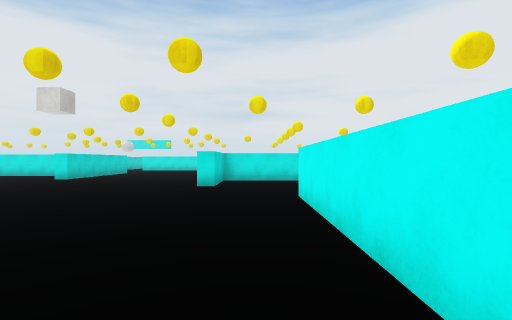
[1] (above)

16 first-person views from a walk through a scene from a Unity 3-D project. The camera is 1.5 m above the floor, looks level and sees 85° across. The floor is counted in squares, 2 m on a side. Each view is taken from the middle of a square. On the plan, view 1 faces up. The plan holds only what a view shows up to about 10 squares ahead; the rest is blank. The place goes on beyond the plan. Surface patterns are stand-ins for the level's own textures.

[2]
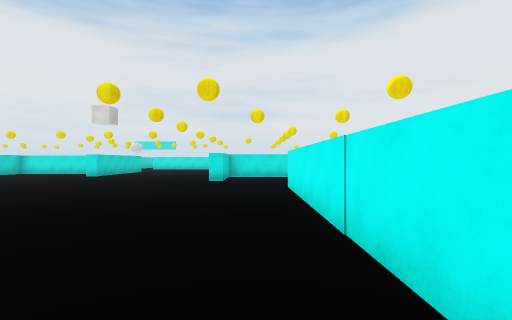

[3]
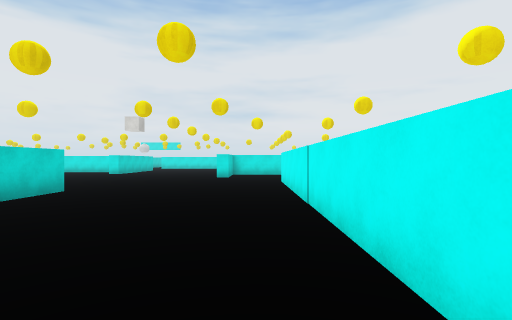

[4]
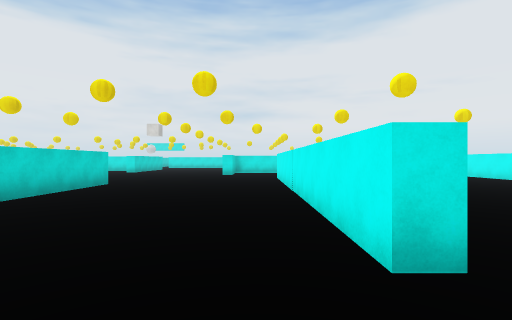

[5]
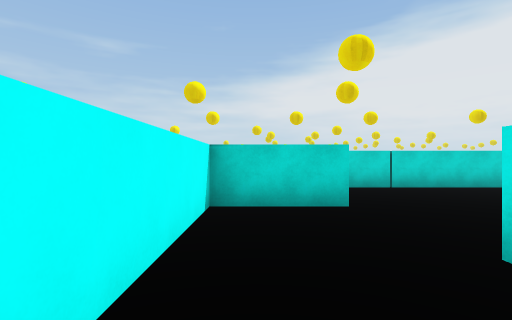

[6]
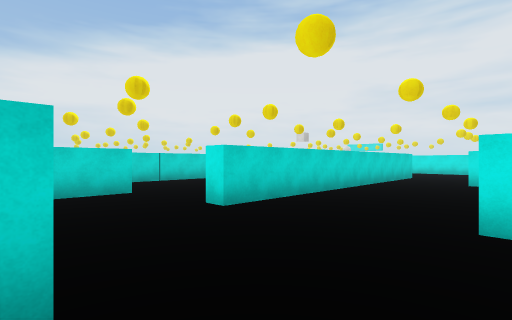

[7]
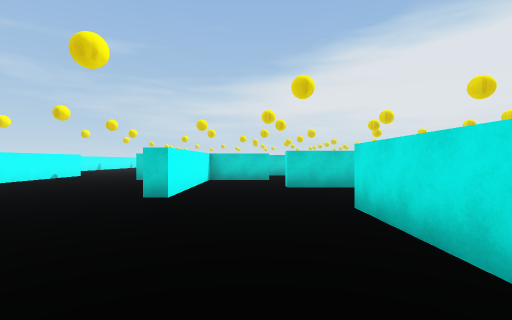

[8]
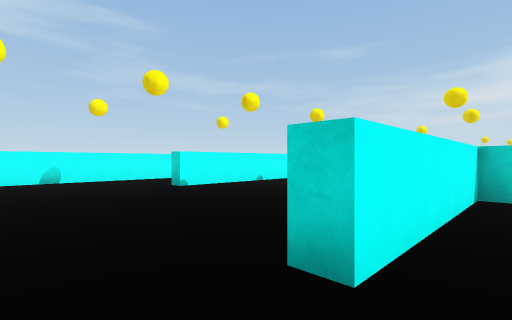

[9]
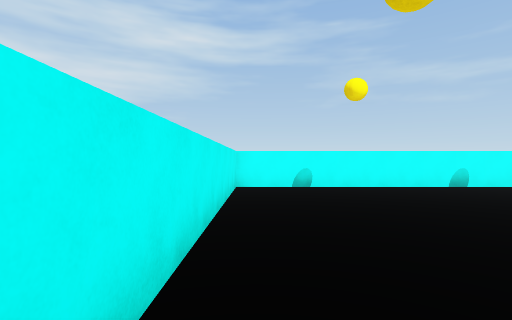

[10]
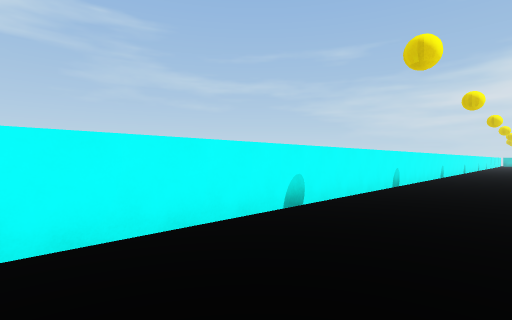

[11]
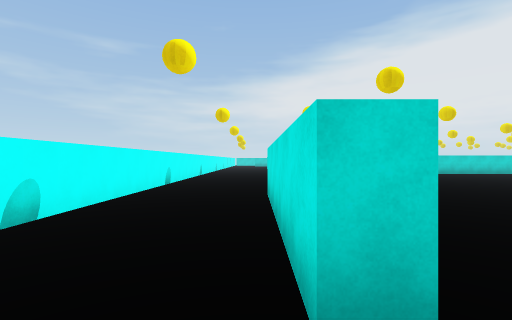

[12]
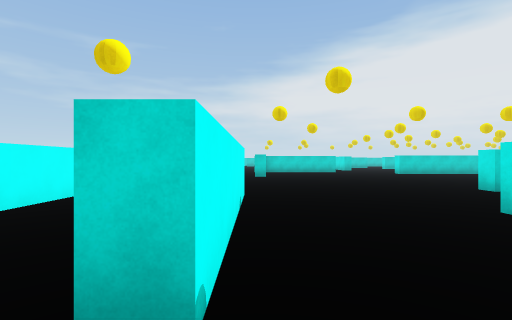

[13]
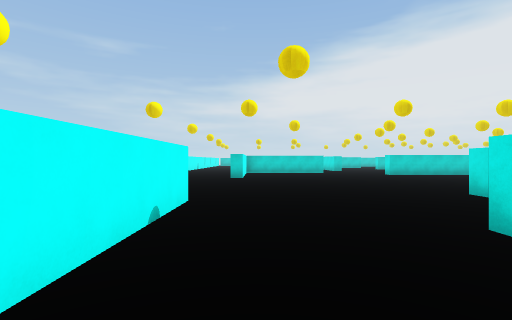

[14]
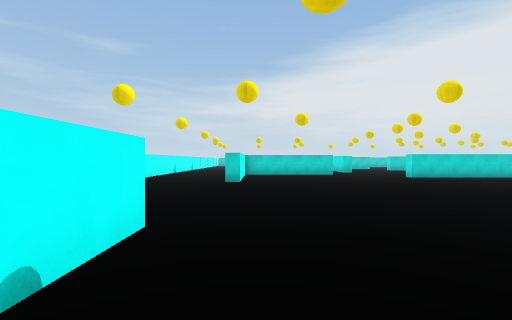

[15]
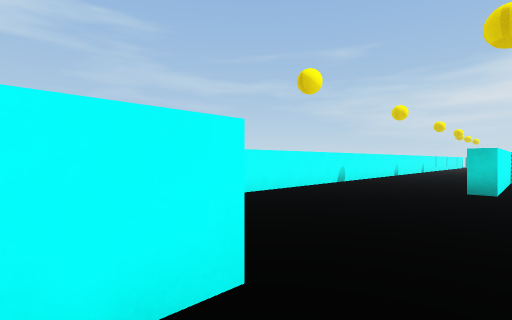

[16]
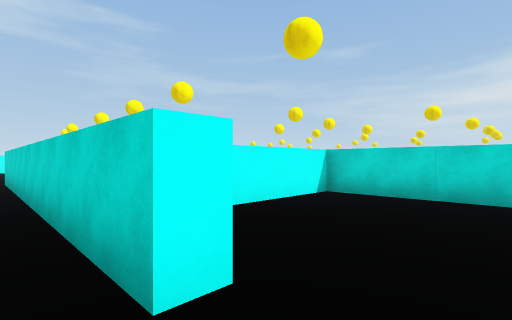

### Floor plan
Points are (right, up) in squares from view 1. A wall is a line through its corners. A room is listed if a view was taken in it or the views show most of it. See-through windows are left out.
Room 1 (views 1, 2, 3, 4, 16)
walls: (-5.1, 2.7) (-4.6, 2.7) (-4.6, -3.5); (-1.2, 9.9) (-1.2, 8) (-1.8, 8); (-10, 3.8) (-10, 0.5) (-7, 0.5); (-1.5, -4.5) (-1.5, -6.7) (0.5, -6.7); (0.9, -4.1) (0.9, 5.8)
ways out: opening at (-3.5, -4) to room 2; opening at (1, -5.5) to room 2
Room 2 (views 5, 6, 7, 8, 9, 10, 11, 12, 13, 14, 15)
walls: (-4.6, -3.5) (-4.6, -7.3) (-5.1, -7.3); (0.5, -6.7) (3.4, -6.7) (3.4, -7.2); (-4.2, -13.2) (0.8, -13.2) (0.8, -13.7) (-3.8, -13.7); (1.4, 3.5) (1.4, -4.1) (0.9, -4.1); (7.4, -3.4) (4.5, -3.4); (-15.2, -12.5) (-10.6, -12.5) (-10.6, -13.1); (-12.4, -16.7) (9.5, -16.7) (9.5, -9.5)
ways out: opening at (-3.5, -4) to room 1; opening at (1, -5.5) to room 1

Where each view was taken, in squares from view 1:
view 1: 0 up, 0 right, facing up
view 2: 2 down, 0 right, facing up
view 3: 4 down, 0 right, facing up
view 4: 6 down, 0 right, facing up
view 5: 6 down, 3 right, facing left
view 6: 7 down, 5 right, facing up-left
view 7: 5 down, 9 right, facing left
view 8: 6 down, 5 right, facing down-left
view 9: 9 down, 9 right, facing down
view 10: 14 down, 7 right, facing down-left
view 11: 14 down, 2 right, facing left
view 12: 13 down, 2 right, facing left
view 13: 12 down, 1 right, facing left
view 14: 12 down, 1 left, facing left
view 15: 12 down, 3 left, facing down-left
view 16: 4 up, 4 left, facing down-left
